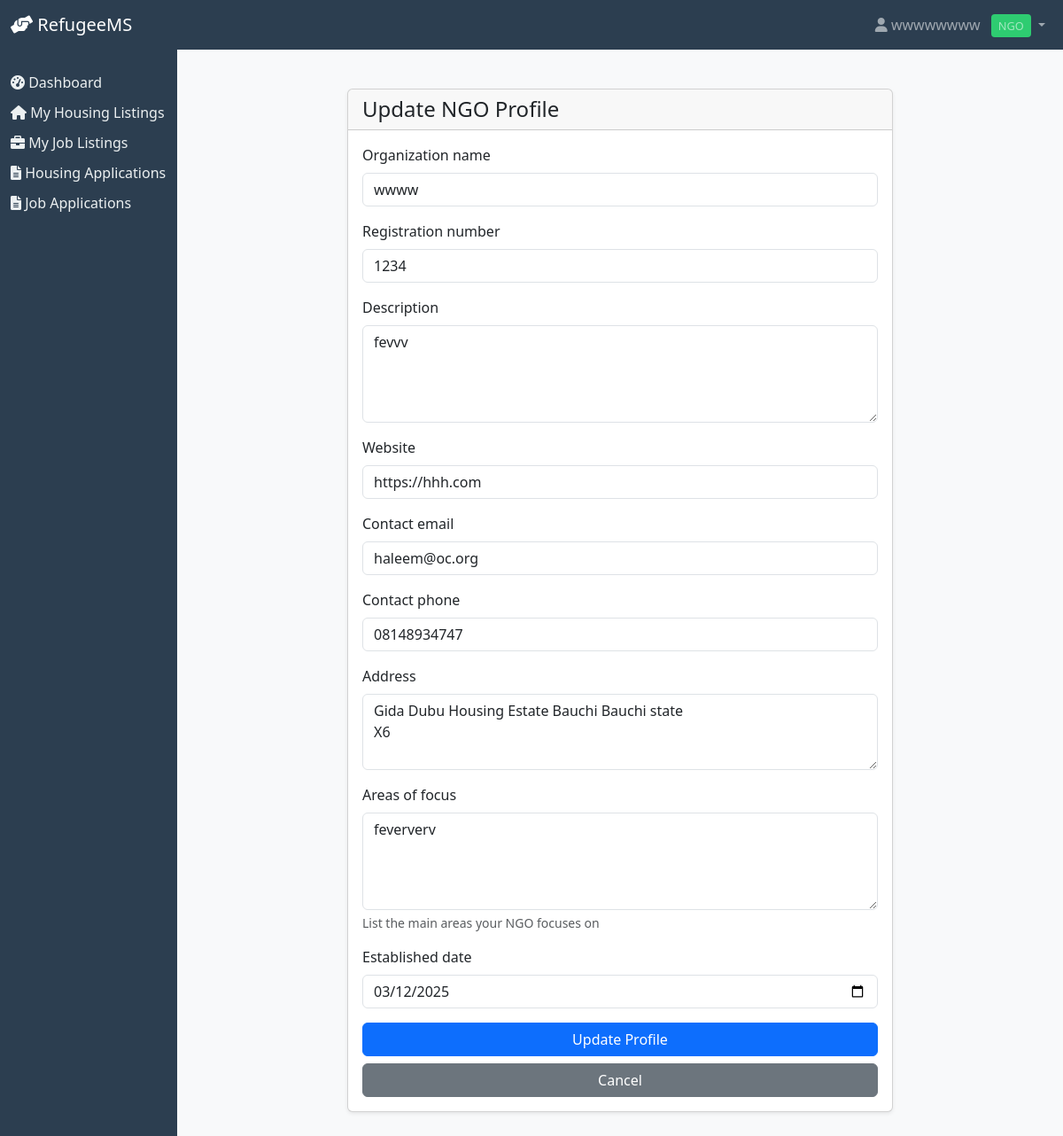
The app's page /ngo/1/update/ (signed in) with its own data.
### refugees/models.py (models this page shows, shortened)
class CustomUser(AbstractUser):
    USER_TYPE_CHOICES = [
        ('refugee', 'Refugee'),
        ('admin', 'Admin'),
        ('ngo', 'NGO'),
    ]
    user_type = models.CharField(max_length=10, choices=USER_TYPE_CHOICES)
    phone_number = models.CharField(max_length=20, blank=True)
    organization = models.CharField(max_length=100, blank=True, help_text="Organization name for NGO users")

class NGO(models.Model):
    user = models.OneToOneField(CustomUser, on_delete=models.CASCADE, related_name='ngo')
    organization_name = models.CharField(max_length=200)
    registration_number = models.CharField(max_length=50, unique=True)
    description = models.TextField()
    website = models.URLField(blank=True)
    contact_email = models.EmailField()
    contact_phone = models.CharField(max_length=20)
    address = models.TextField()
    areas_of_focus = models.TextField(help_text="List the main areas your NGO focuses on")
    established_date = models.DateField()
    is_verified = models.BooleanField(default=False)
    created_at = models.DateTimeField(auto_now_add=True)
    last_updated = models.DateTimeField(auto_now=True)

### refugees/views.py (the view)
# urls.py: path('ngo/<int:pk>/update/', views.NGOUpdateView.as_view(), name='ngo_update'),
class NGOUpdateView(LoginRequiredMixin, UserPassesTestMixin, UpdateView):
    model = NGO
    form_class = NGOProfileForm
    template_name = 'refugees/ngo_form.html'
    success_url = reverse_lazy('dashboard')
    def test_func(self):
        ngo = self.get_object()
        return self.request.user.user_type == 'admin' or ngo.user == self.request.user

### refugees/templates/refugees/ngo_form.html (shortened to what this page needs)
{% extends 'refugees/base.html' %}
{% block content %}
<div class="container mt-4">
    <div class="row justify-content-center">
        <div class="col-md-8">
            <div class="card">
                <div class="card-header">
                    <h4 class="mb-0">Update NGO Profile</h4>
                </div>
                <div class="card-body">
                    <form method="post" novalidate>
                        {% for field in form %}
                        <div class="mb-3">
                            <label for="{{ field.id_for_label }}" class="form-label">{{ field.label }}</label>
                            {{ field }}
                            {% if field.help_text %}
                            <div class="form-text">{{ field.help_text }}</div>
                            {% endif %}
                        </div>
                        {% endfor %}
                        <div class="d-grid gap-2">
                            <button type="submit" class="btn btn-primary">Update Profile</button>
                            <a href="{% url 'dashboard' %}" class="btn btn-secondary">Cancel</a>
                        </div>
                    </form>
                </div>
            </div>
        </div>
    </div>
</div>
{% endblock %}

### refugees/templates/refugees/base.html (shortened to what this page needs)
<!DOCTYPE html>
<html lang="en">
<head>
    <link href="https://cdn.jsdelivr.net/npm/bootstrap@5.3.0/dist/css/bootstrap.min.css" rel="stylesheet">
    <link href="https://cdnjs.cloudflare.com/ajax/libs/font-awesome/6.0.0/css/all.min.css" rel="stylesheet">
</head>
<body>
    <nav class="navbar navbar-expand-lg navbar-dark bg-dark">
        <div class="container-fluid">
            <a class="navbar-brand" href="{% url 'dashboard' %}">
                <i class="fas fa-hands-helping"></i> RefugeeMS
            </a>
            <div class="collapse navbar-collapse" id="navbarNav">
                <ul class="navbar-nav ms-auto">
                    {% if user.is_authenticated %}
                    <li class="nav-item dropdown">
                        <a class="nav-link dropdown-toggle" href="#" id="userDropdown" role="button" data-bs-toggle="dropdown">
                            <i class="fas fa-user"></i> {{ user.username }}
                            {% if user.user_type == 'refugee' %}
                                <span class="user-type-badge refugee-badge">Refugee</span>
                            {% elif user.user_type == 'ngo' %}
                                <span class="user-type-badge ngo-badge">NGO</span>
                            {% else %}
                                <span class="user-type-badge admin-badge">Admin</span>
                            {% endif %}
                        </a>
                    </li>
                    {% endif %}
                </ul>
            </div>
        </div>
    </nav>
    <div class="container-fluid">
        <div class="row">
            {% if user.is_authenticated %}
            <div class="col-md-2 sidebar">
                <div class="d-flex flex-column">
                    <a href="{% url 'dashboard' %}" class="nav-link {% if request.resolver_match.url_name == 'dashboard' %}active{% endif %}">
                        <i class="fas fa-tachometer-alt"></i> Dashboard
                    </a>
                    {% if user.user_type == 'refugee' %}
                        <a href="{% url 'housing_list' %}" class="nav-link {% if 'housing' in request.path %}active{% endif %}">
                            <i class="fas fa-home"></i> Available Housing
                        </a>
                        <a href="{% url 'job_list' %}" class="nav-link {% if 'job' in request.path %}active{% endif %}">
                            <i class="fas fa-briefcase"></i> Available Jobs
                        </a>
                        <a href="{% url 'housing_application_list' %}" class="nav-link {% if 'housing_application' in request.path %}active{% endif %}">
                            <i class="fas fa-file-alt"></i> My Housing Applications
                        </a>
                        <a href="{% url 'job_application_list' %}" class="nav-link {% if 'job_application' in request.path %}active{% endif %}">
                            <i class="fas fa-file-alt"></i> My Job Applications
                        </a>
                    {% elif user.user_type == 'ngo' %}
                        <a href="{% url 'housing_list' %}" class="nav-link {% if 'housing' in request.path %}active{% endif %}">
                            <i class="fas fa-home"></i> My Housing Listings
                        </a>
                        <a href="{% url 'job_list' %}" class="nav-link {% if 'job' in request.path %}active{% endif %}">
                            <i class="fas fa-briefcase"></i> My Job Listings
                        </a>
                        <a href="{% url 'housing_application_list' %}" class="nav-link {% if 'housing_application' in request.path %}active{% endif %}">
                            <i class="fas fa-file-alt"></i> Housing Applications
                        </a>
                        <a href="{% url 'job_application_list' %}" class="nav-link {% if 'job_application' in request.path %}active{% endif %}">
                            <i class="fas fa-file-alt"></i> Job Applications
                        </a>
                    {% endif %}
                </div>
            </div>
            <div class="col-md-10 main-content">
            {% else %}
            <div class="col-12 main-content">
            {% endif %}
                {% block content %}
                {% endblock %}
            </div>
        </div>
    </div>
</body>
</html>

### refugees/templates/refugees/base.html (style rules this page uses)
.sidebar { min-height: 100vh; background-color: #2c3e50; padding-top: 20px; }
.sidebar .nav-link { color: #ecf0f1; margin: 5px 0; }
.main-content { padding: 20px; background-color: #f8f9fa; }
.navbar { background-color: #2c3e50 !important; }
.card { box-shadow: 0 0.125rem 0.25rem rgba(0, 0, 0, 0.075); margin-bottom: 1rem; }
.user-type-badge { font-size: 0.8rem; padding: 0.25rem 0.5rem; border-radius: 0.25rem; margin-left: 0.5rem; }
.ngo-badge { background-color: #2ecc71; }

### records on screen
CustomUser: username "wwwwwwww"
NGO: form "wwww" "1234" "fevvv" "https://hhh.com" "haleem@oc.org" "08148934747" "Gida Dubu Housing Estate Bauchi Bauchi state X6" "feververv" "03/12/2025"

### other values on screen
{{ field.label }} "Organization name" "Registration number" "Description" "Website" "Contact email" "Contact phone" "Address" "Areas of focus" "Established date"
{{ field.help_text }} "List the main areas your NGO focuses on"
